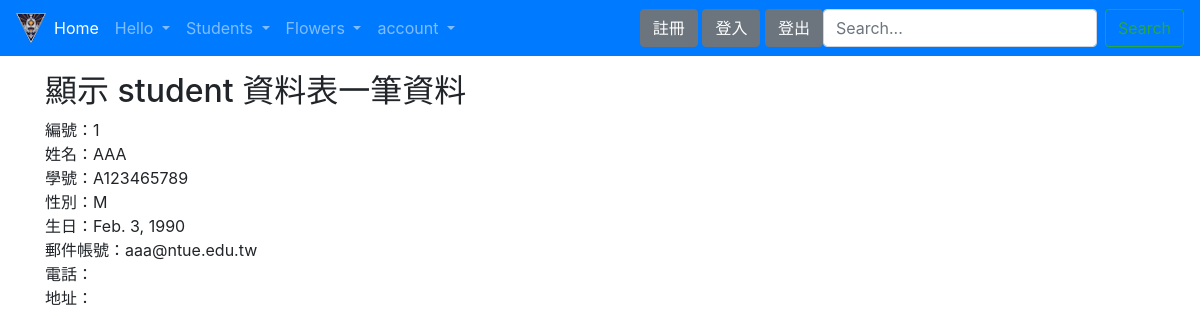
The app's page /listone/ with its own data.
### students/models.py (models this page shows, shortened)
class student(models.Model):
	stdName = models.CharField(max_length=50, null=False)
	stdID = models.CharField(max_length=10, null=False)
	stdSex = models.CharField(max_length=2, default="M", null=False)
	stdBirth = models.DateField(null=False)
	stdEmail = models.EmailField(max_length=100, blank=True, default="")
	stdPhone = models.CharField(max_length=20, blank=True, default="")
	stdAddress = models.CharField(max_length=255, blank=True, default="")

### students/views.py (the view)
# urls.py: path('listone/', listone),
def listone(request):
    try:
        unit = student.objects.get(stdName="AAA") #讀取一筆資料
    except:
        errormessage = " (讀取錯誤!)"
    return render(request, "student/listone.html", locals())

### templates/student/listone.html (shortened to what this page needs)
{% extends "base.html" %}
{% block content %}
<br>
<br>
<br>
		<h2>顯示 student 資料表一筆資料{{errormessage}}</h2>
        編號：{{ unit.id }} <br />
        姓名：{{ unit.stdName }}  <br />
        學號：{{ unit.stdID }}  <br />
        性別：{{ unit.stdSex }}  <br />
        生日：{{ unit.stdBirth}}  <br />
        郵件帳號：{{unit.stdEmail }}  <br />
        電話：{{ unit.stdPhone }}  <br />
        地址：{{ unit.stdAddress}}  <br />
{% endblock %}

### static/css/style.css (style rules this page uses)
html, body { height: 100%; }
body { height: 100%; font-family: Arial, Helvetica, sans-serif; font-size: 13px; margin: 0; padding: 0; background:#eaeaea }
h1, h2, h3, h4, h5 { padding: 0; margin: 0; }

### records on screen
student: id "1", stdName "AAA", stdID "A123465789", stdSex "M", stdBirth "Feb. 3, 1990", stdEmail "aaa@ntue.edu.tw"
